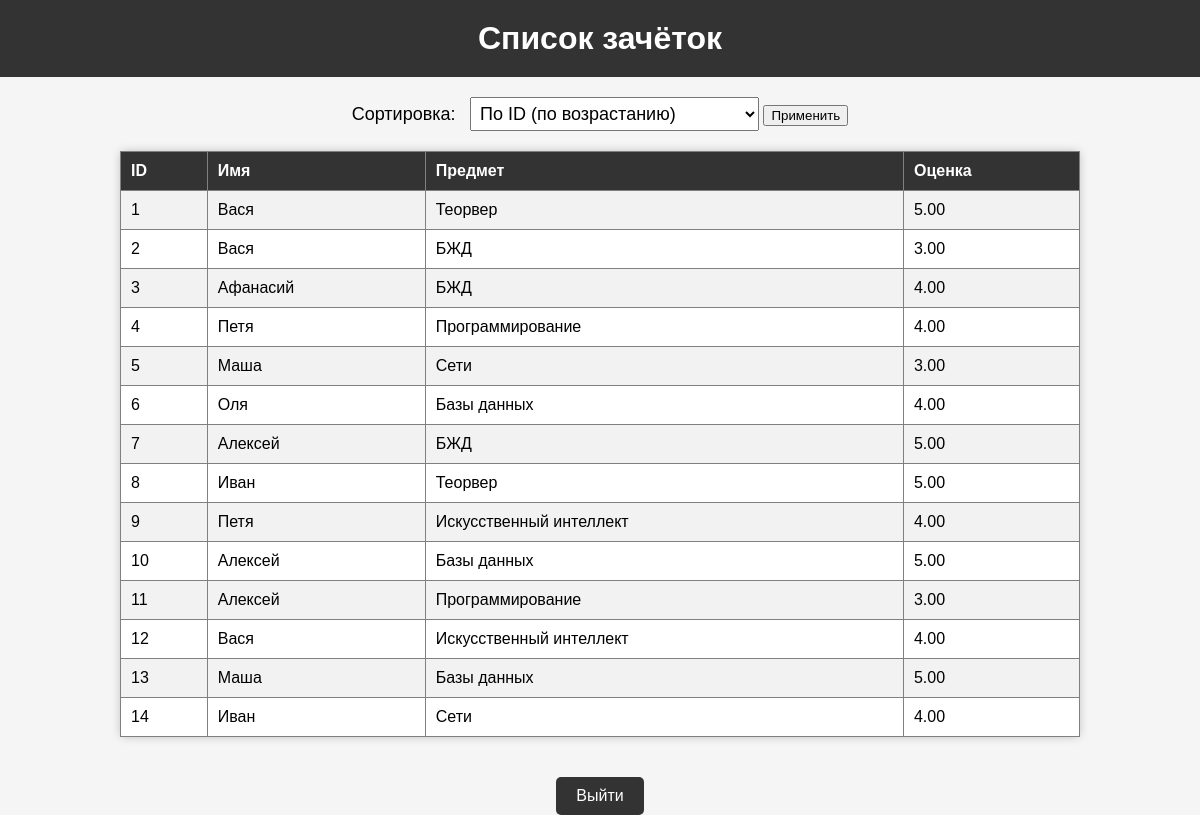
The page / on the database its author committed.
### tables this page shows
CREATE TABLE IF NOT EXISTS products (
    id INT AUTO_INCREMENT PRIMARY KEY,
    name VARCHAR(255) NOT NULL,
    description TEXT,
    price DECIMAL(10, 2) NOT NULL,
    created_at TIMESTAMP DEFAULT CURRENT_TIMESTAMP,
    updated_at TIMESTAMP DEFAULT CURRENT_TIMESTAMP ON UPDATE CURRENT_TIMESTAMP
);

### web/index.php (the view, shortened to what this page needs)
<!DOCTYPE html>
<html>
<head>
</head>
<body>
    <h1>Список зачёток</h1>
    <form method="GET" action="index.php">
        <label for="sort">Сортировка:</label>
        <select id="sort" name="sort">
            <option value="id_asc">По ID (по возрастанию)</option>
        </select>
        <input type="submit" value="Применить">
    </form>
    <?php
    $servername = "db";
    $username = "root";
    $password = "example";
    $dbname = "mydb";
    $conn = new mysqli($servername, $username, $password, $dbname);
    $sort = "id_asc";
    $orderField = "price";
    $orderDirection = "ASC";
    if ($sort == "price_desc") {
        $orderDirection = "DESC";
        $orderField = "price";
    } elseif ($sort == "name_asc") {
        $orderField = "name";
    } elseif ($sort == "name_desc") {
        $orderDirection = "DESC";
        $orderField = "name";
    } elseif ($sort == "description_asc") {
        $orderField = "description";
    } elseif ($sort == "description_desc") {
        $orderDirection = "DESC";
        $orderField = "description";
    } elseif ($sort == "id_asc") {
        $orderField = "id";
    } elseif ($sort == "id_desc") {
        $orderDirection = "DESC";
        $orderField = "id";
    }
    $sql = "SELECT * FROM products ORDER BY $orderField $orderDirection";
    $result = $conn->query($sql);
    if ($result->num_rows > 0) {
        echo "<table border='1'>";
        echo "<tr><th>ID</th><th>Имя</th><th>Предмет</th><th>Оценка</th></tr>";
        while($row = $result->fetch_assoc()) {
            echo "<tr>";
            echo "<td>" . $row["id"]. "</td>";
            echo "<td>" . $row["name"]. "</td>";
            echo "<td>" . $row["description"]. "</td>";
            echo "<td>" . $row["price"]. "</td>";
            echo "</tr>";
        }
        echo "</table>";
    } else {
        echo "Нет записей в базе данных";
    }
    ?>
    <div style="text-align: center; margin-top: 20px;">
    <a href="login.html" class="logout-button">Выйти</a>
    </div>
</body>
</html>

### web/index.php (style rules this page uses)
body { font-family: Arial, sans-serif; background-color: #f5f5f5; margin: 0; padding: 0; }
h1 { background-color: #333; color: #fff; padding: 20px; margin: 0; text-align: center; }
form { text-align: center; margin: 20px; }
label { font-size: 18px; margin-right: 10px; }
select { font-size: 18px; padding: 5px; }
table { width: 80%; margin: 20px auto; border-collapse: collapse; background-color: #fff; border-radius: 5px; box-shadow: 0 0 10px rgba(0, 0, 0, 0.2); }
th, td { padding: 10px; text-align: left; }
th { background-color: #333; color: #fff; }
tr:nth-child(even) { background-color: #f2f2f2; }
.logout-button { text-decoration: none; background-color: #333; color: #fff; padding: 10px 20px; border-radius: 5px; display: inline-block; margin-top: 20px; }

### rows shown on the page
products: id "1", name "Вася", description "Теорвер", price "5.00"
products: id "2", name "Вася", description "БЖД", price "3.00"
products: id "3", name "Афанасий", description "БЖД", price "4.00"
products: id "4", name "Петя", description "Программирование", price "4.00"
products: id "5", name "Маша", description "Сети", price "3.00"
products: id "6", name "Оля", description "Базы данных", price "4.00"
products: id "7", name "Алексей", description "БЖД", price "5.00"
products: id "8", name "Иван", description "Теорвер", price "5.00"
products: id "9", name "Петя", description "Искусственный интеллект", price "4.00"
products: id "10", name "Алексей", description "Базы данных", price "5.00"
products: id "11", name "Алексей", description "Программирование", price "3.00"
products: id "12", name "Вася", description "Искусственный интеллект", price "4.00"
products: id "13", name "Маша", description "Базы данных", price "5.00"
products: id "14", name "Иван", description "Сети", price "4.00"
